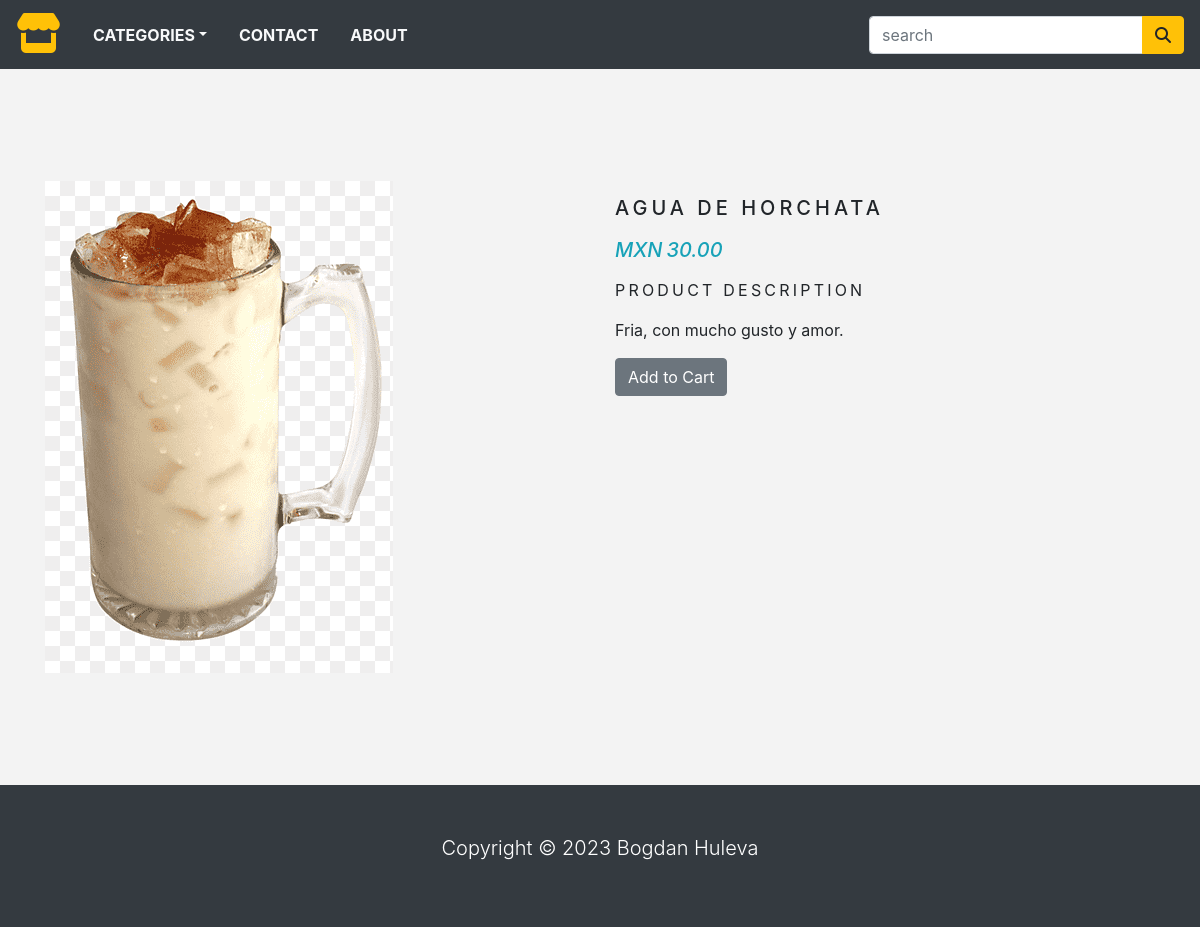
The page /category/drinks/aguadehorchata on the database its author committed.
### store/models.py (models this page shows, shortened)
class Product(models.Model):
    name = models.CharField(max_length=250, unique=True)
    slug = models.SlugField(max_length=250, unique=True)
    description = models.TextField(blank=True)
    category = models.ForeignKey(Category, on_delete=models.CASCADE)
    price = models.DecimalField(max_digits=10, decimal_places=2)
    image = models.ImageField(upload_to='product', blank=True)
    stock = models.IntegerField()
    available = models.BooleanField(default=True)
    created = models.DateTimeField(auto_now_add=True)
    updated = models.DateTimeField(auto_now=True)
    class Meta:
        ordering = ('name',)
        verbose_name = 'product'
        verbose_name_plural = 'products'

### store/views.py (the view)
# urls.py: path('category/<slug:category_slug>/<slug:product_slug>', views.productPage, name="product_detail"),
def productPage(request, category_slug, product_slug):
    try:
        product = Product.objects.get(category__slug=category_slug, slug=product_slug)
    except Exception as e:
        raise e
    return render(request, 'product.html', {'product': product})

### store/context_processors.py (called while the page is built)
def counter(request):
    item_count = 0
    if 'admin' in request.path:
        return {}
    else:
        try:
            cart = Cart.objects.filter(cart_id=_cart_id(request))
            cart_items = CartItem.objects.all().filter(cart=cart[:1])
            for cart_item in cart_items:
                item_count += cart_item.quantity
        except Cart.DoesNotExist:
            item_count = 0
    return dict(item_count = item_count)

def menu_links(request):
    links = Category.objects.all()
    return dict(links=links)

### store/models.py (called while the page is built)
    def get_url(self):
        return reverse('products_by_category', args=[self.slug])

### store/views.py (called while the page is built)
def _cart_id(request):
    cart = request.session.session_key
    if not cart:
        cart = request.session.create()
    return cart

### store/templates/product.html (shortened to what this page needs)
{% extends 'base.html' %}
{% load static %}
{% block content %}
<div class="container py-5">
    <div class="row mt-5">
        <div class="col-10 mx-auto col-md-6 my-3">
            <img src="{{product.image.url}}" alt="">
        </div>
        <div class="col-10 mx-auto col-md-6 my-3">
            <div>
                <h1 class="product_title">{{product.name}}</h1>
                <h5 class="text-info font-italic mb-3">
                    <span class = "mr-1">MXN</span>{{product.price}}
                </h5>
                <p class="product_description">Product Description</p>
                <p class="text-justify product-text">{{product.description}}</p>
                {% if product.stock <= 0 %}
                <p class="text-justify product-text"><b>Out of stock</b></p>
                {% else %}
                <a href="{% url 'add_cart' product.id %}">
                <button type="button" name="button" class="btn btn-secondary">Add to Cart</button>
                </a>
                {% endif %}
            </div>
        </div>
    </div>
</div>
{% endblock %}

### store/static/css/base.css (style rules this page uses)
body { background: #f3f3f3; }
.product_title { font-size: 20px; text-transform: uppercase; letter-spacing: .2em; padding-top: 15px; padding-bottom: 10px; }
.product_description { font-size: 16px; text-transform: uppercase; letter-spacing: .2em; }

### rows shown on the page
Product: image (picture), name "AGUA DE HORCHATA", price "30.00", description "Fria, con mucho gusto y amor."
